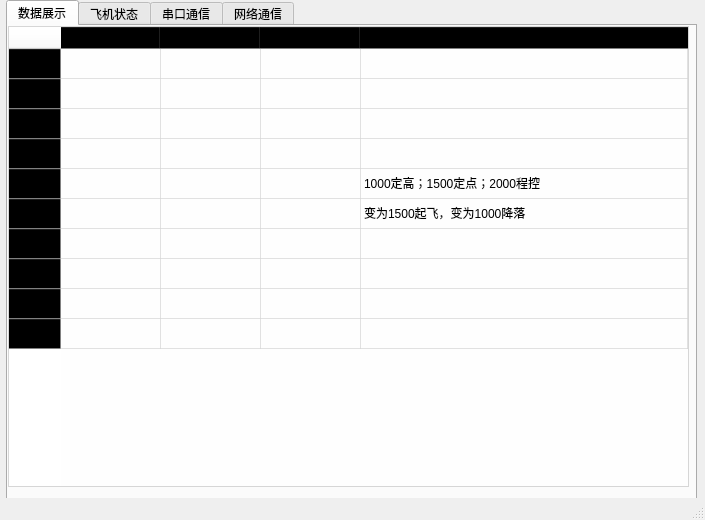
<?xml version="1.0" encoding="UTF-8"?>
<ui version="4.0">
 <class>Upper_Computer_MainWindow</class>
 <widget class="QMainWindow" name="Upper_Computer_MainWindow">
  <property name="geometry">
   <rect>
    <x>0</x>
    <y>0</y>
    <width>705</width>
    <height>520</height>
   </rect>
  </property>
  <property name="windowTitle">
   <string>Take off!——调试工具</string>
  </property>
  <property name="windowIcon">
   <iconset theme="无人机调试工具">
    <normaloff>assets/pictures/起飞.png</normaloff>assets/pictures/起飞.png</iconset>
  </property>
  <widget class="QWidget" name="centralwidget">
   <widget class="QTabWidget" name="tabWidget">
    <property name="geometry">
     <rect>
      <x>6</x>
      <y>0</y>
      <width>691</width>
      <height>501</height>
     </rect>
    </property>
    <property name="autoFillBackground">
     <bool>false</bool>
    </property>
    <property name="styleSheet">
     <string notr="true">QTabWidget :: pane{
    border: none;
	background: transparent;    
}
QTabWdget{
	background-color:transparent;
}
</string>
    </property>
    <property name="currentIndex">
     <number>0</number>
    </property>
    <widget class="QWidget" name="data_display_tab">
     <attribute name="title">
      <string>数据展示</string>
     </attribute>
     <widget class="QTableWidget" name="variable_display_tableWidget">
      <property name="geometry">
       <rect>
        <x>0</x>
        <y>0</y>
        <width>681</width>
        <height>461</height>
       </rect>
      </property>
      <property name="styleSheet">
       <string notr="true">background-color:rgba(255, 255, 255, 180)</string>
      </property>
      <property name="editTriggers">
       <set>QAbstractItemView::DoubleClicked</set>
      </property>
      <property name="showGrid">
       <bool>true</bool>
      </property>
      <attribute name="horizontalHeaderCascadingSectionResizes">
       <bool>true</bool>
      </attribute>
      <attribute name="horizontalHeaderStretchLastSection">
       <bool>true</bool>
      </attribute>
      <row>
       <property name="text">
        <string>前进距离</string>
       </property>
      </row>
      <row>
       <property name="text">
        <string>前进速度</string>
       </property>
      </row>
      <row>
       <property name="text">
        <string>前进角度</string>
       </property>
      </row>
      <row>
       <property name="text">
        <string>斜率列表</string>
       </property>
      </row>
      <row>
       <property name="text">
        <string>AUX1</string>
       </property>
      </row>
      <row>
       <property name="text">
        <string>AUX2</string>
       </property>
      </row>
      <row>
       <property name="text">
        <string>AUX3</string>
       </property>
      </row>
      <row>
       <property name="text">
        <string>AUX4</string>
       </property>
      </row>
      <row>
       <property name="text">
        <string>AUX5</string>
       </property>
      </row>
      <row>
       <property name="text">
        <string>AUX6</string>
       </property>
      </row>
      <column>
       <property name="text">
        <string>是否接收</string>
       </property>
      </column>
      <column>
       <property name="text">
        <string>变量名称</string>
       </property>
      </column>
      <column>
       <property name="text">
        <string>变量数值</string>
       </property>
      </column>
      <column>
       <property name="text">
        <string>变量备注</string>
       </property>
      </column>
      <item row="0" column="3">
       <property name="text">
        <string/>
       </property>
      </item>
      <item row="4" column="3">
       <property name="text">
        <string>1000定高；1500定点；2000程控</string>
       </property>
      </item>
      <item row="5" column="3">
       <property name="text">
        <string>变为1500起飞，变为1000降落</string>
       </property>
      </item>
     </widget>
     <widget class="QLabel" name="label">
      <property name="geometry">
       <rect>
        <x>90</x>
        <y>70</y>
        <width>501</width>
        <height>311</height>
       </rect>
      </property>
      <property name="autoFillBackground">
       <bool>false</bool>
      </property>
      <property name="text">
       <string/>
      </property>
      <property name="pixmap">
       <pixmap>assets/pictures/无人机背景.png</pixmap>
      </property>
      <property name="scaledContents">
       <bool>true</bool>
      </property>
     </widget>
     <zorder>label</zorder>
     <zorder>variable_display_tableWidget</zorder>
    </widget>
    <widget class="QWidget" name="drone_status_tab">
     <attribute name="title">
      <string>飞机状态</string>
     </attribute>
     <widget class="QGraphicsView" name="drone_status_graphicsView">
      <property name="geometry">
       <rect>
        <x>10</x>
        <y>10</y>
        <width>441</width>
        <height>381</height>
       </rect>
      </property>
     </widget>
     <widget class="QTableWidget" name="fixed_parameter_tableWidget">
      <property name="geometry">
       <rect>
        <x>460</x>
        <y>10</y>
        <width>211</width>
        <height>381</height>
       </rect>
      </property>
      <property name="editTriggers">
       <set>QAbstractItemView::NoEditTriggers</set>
      </property>
      <row>
       <property name="text">
        <string>飞行模式</string>
       </property>
      </row>
      <row>
       <property name="text">
        <string>ROL</string>
       </property>
      </row>
      <row>
       <property name="text">
        <string>PIT</string>
       </property>
      </row>
      <row>
       <property name="text">
        <string>YAW</string>
       </property>
      </row>
      <row>
       <property name="text">
        <string>X方向位移</string>
       </property>
      </row>
      <row>
       <property name="text">
        <string>Y方向位移</string>
       </property>
      </row>
      <row>
       <property name="text">
        <string>Z方向位移</string>
       </property>
      </row>
      <row>
       <property name="text">
        <string>X方向速度</string>
       </property>
      </row>
      <row>
       <property name="text">
        <string>Y方向速度</string>
       </property>
      </row>
      <row>
       <property name="text">
        <string>Z方向速度</string>
       </property>
      </row>
      <row>
       <property name="text">
        <string>X方向加速度</string>
       </property>
      </row>
      <row>
       <property name="text">
        <string>Y方向加速度</string>
       </property>
      </row>
      <row>
       <property name="text">
        <string>Z方向加速度</string>
       </property>
      </row>
      <column>
       <property name="text">
        <string>参数数值</string>
       </property>
      </column>
     </widget>
     <widget class="QComboBox" name="instant_command_comboBox">
      <property name="geometry">
       <rect>
        <x>70</x>
        <y>400</y>
        <width>301</width>
        <height>22</height>
       </rect>
      </property>
      <item>
       <property name="text">
        <string>切换飞行模式</string>
       </property>
      </item>
      <item>
       <property name="text">
        <string>锁浆</string>
       </property>
      </item>
      <item>
       <property name="text">
        <string>解锁</string>
       </property>
      </item>
      <item>
       <property name="text">
        <string>起飞</string>
       </property>
      </item>
      <item>
       <property name="text">
        <string>降落</string>
       </property>
      </item>
      <item>
       <property name="text">
        <string>悬浮</string>
       </property>
      </item>
      <item>
       <property name="text">
        <string>向前飞行</string>
       </property>
      </item>
      <item>
       <property name="text">
        <string>向后飞行</string>
       </property>
      </item>
      <item>
       <property name="text">
        <string>向左飞行</string>
       </property>
      </item>
      <item>
       <property name="text">
        <string>向右飞行</string>
       </property>
      </item>
      <item>
       <property name="text">
        <string>向上飞行</string>
       </property>
      </item>
      <item>
       <property name="text">
        <string>向下飞行</string>
       </property>
      </item>
     </widget>
     <widget class="QLabel" name="label_2">
      <property name="geometry">
       <rect>
        <x>10</x>
        <y>400</y>
        <width>55</width>
        <height>22</height>
       </rect>
      </property>
      <property name="text">
       <string>即时命令：</string>
      </property>
     </widget>
     <widget class="QLineEdit" name="first_parameter_lineEdit">
      <property name="enabled">
       <bool>false</bool>
      </property>
      <property name="geometry">
       <rect>
        <x>380</x>
        <y>400</y>
        <width>71</width>
        <height>22</height>
       </rect>
      </property>
     </widget>
     <widget class="QLineEdit" name="second_parameter_lineEdit_2">
      <property name="enabled">
       <bool>false</bool>
      </property>
      <property name="geometry">
       <rect>
        <x>460</x>
        <y>400</y>
        <width>71</width>
        <height>22</height>
       </rect>
      </property>
     </widget>
     <widget class="QLineEdit" name="third_parameter_lineEdit_3">
      <property name="enabled">
       <bool>false</bool>
      </property>
      <property name="geometry">
       <rect>
        <x>540</x>
        <y>400</y>
        <width>71</width>
        <height>22</height>
       </rect>
      </property>
     </widget>
     <widget class="QPushButton" name="send_instant_command_pushButton_16">
      <property name="geometry">
       <rect>
        <x>70</x>
        <y>430</y>
        <width>121</width>
        <height>41</height>
       </rect>
      </property>
      <property name="text">
       <string>发送指令</string>
      </property>
      <property name="icon">
       <iconset>
        <normaloff>assets/pictures/命令下发.png</normaloff>assets/pictures/命令下发.png</iconset>
      </property>
      <property name="iconSize">
       <size>
        <width>32</width>
        <height>32</height>
       </size>
      </property>
     </widget>
     <widget class="QComboBox" name="one_parameter_comboBox_2">
      <property name="enabled">
       <bool>false</bool>
      </property>
      <property name="geometry">
       <rect>
        <x>380</x>
        <y>400</y>
        <width>71</width>
        <height>22</height>
       </rect>
      </property>
     </widget>
    </widget>
    <widget class="QWidget" name="serial_communication_tab">
     <attribute name="title">
      <string>串口通信</string>
     </attribute>
     <widget class="QWidget" name="layoutWidget">
      <property name="geometry">
       <rect>
        <x>10</x>
        <y>10</y>
        <width>661</width>
        <height>461</height>
       </rect>
      </property>
      <layout class="QHBoxLayout" name="horizontalLayout_2" stretch="20,1,90">
       <item>
        <layout class="QVBoxLayout" name="verticalLayout" stretch="20,3,20,5,5,18">
         <property name="sizeConstraint">
          <enum>QLayout::SetDefaultConstraint</enum>
         </property>
         <item>
          <spacer name="verticalSpacer_4">
           <property name="orientation">
            <enum>Qt::Vertical</enum>
           </property>
           <property name="sizeHint" stdset="0">
            <size>
             <width>20</width>
             <height>40</height>
            </size>
           </property>
          </spacer>
         </item>
         <item>
          <widget class="QCheckBox" name="serial_display_checkBox">
           <property name="sizePolicy">
            <sizepolicy hsizetype="Minimum" vsizetype="Maximum">
             <horstretch>0</horstretch>
             <verstretch>0</verstretch>
            </sizepolicy>
           </property>
           <property name="text">
            <string>显示接收内容</string>
           </property>
          </widget>
         </item>
         <item>
          <spacer name="verticalSpacer_2">
           <property name="orientation">
            <enum>Qt::Vertical</enum>
           </property>
           <property name="sizeHint" stdset="0">
            <size>
             <width>20</width>
             <height>40</height>
            </size>
           </property>
          </spacer>
         </item>
         <item>
          <widget class="QPushButton" name="serial_save_pushButton_2">
           <property name="sizePolicy">
            <sizepolicy hsizetype="Minimum" vsizetype="Preferred">
             <horstretch>0</horstretch>
             <verstretch>0</verstretch>
            </sizepolicy>
           </property>
           <property name="text">
            <string>保存记录</string>
           </property>
           <property name="icon">
            <iconset>
             <normaloff>assets/pictures/保存.png</normaloff>assets/pictures/保存.png</iconset>
           </property>
          </widget>
         </item>
         <item>
          <widget class="QPushButton" name="serial_clear_pushButton_3">
           <property name="sizePolicy">
            <sizepolicy hsizetype="Minimum" vsizetype="Preferred">
             <horstretch>0</horstretch>
             <verstretch>0</verstretch>
            </sizepolicy>
           </property>
           <property name="text">
            <string>清除记录</string>
           </property>
           <property name="icon">
            <iconset>
             <normaloff>assets/pictures/清除数据库.png</normaloff>assets/pictures/清除数据库.png</iconset>
           </property>
          </widget>
         </item>
         <item>
          <spacer name="verticalSpacer_3">
           <property name="orientation">
            <enum>Qt::Vertical</enum>
           </property>
           <property name="sizeHint" stdset="0">
            <size>
             <width>20</width>
             <height>40</height>
            </size>
           </property>
          </spacer>
         </item>
        </layout>
       </item>
       <item>
        <spacer name="horizontalSpacer">
         <property name="orientation">
          <enum>Qt::Horizontal</enum>
         </property>
         <property name="sizeHint" stdset="0">
          <size>
           <width>40</width>
           <height>20</height>
          </size>
         </property>
        </spacer>
       </item>
       <item>
        <layout class="QVBoxLayout" name="verticalLayout_2" stretch="35,1,9">
         <item>
          <widget class="QPlainTextEdit" name="serial_all_plainTextEdit"/>
         </item>
         <item>
          <spacer name="verticalSpacer">
           <property name="orientation">
            <enum>Qt::Vertical</enum>
           </property>
           <property name="sizeHint" stdset="0">
            <size>
             <width>20</width>
             <height>40</height>
            </size>
           </property>
          </spacer>
         </item>
         <item>
          <layout class="QHBoxLayout" name="horizontalLayout">
           <item>
            <widget class="QPlainTextEdit" name="serial_send_plainTextEdit_3"/>
           </item>
           <item>
            <widget class="QPushButton" name="serial_send_pushButton">
             <property name="sizePolicy">
              <sizepolicy hsizetype="Minimum" vsizetype="Minimum">
               <horstretch>0</horstretch>
               <verstretch>0</verstretch>
              </sizepolicy>
             </property>
             <property name="text">
              <string/>
             </property>
             <property name="icon">
              <iconset>
               <normaloff>assets/pictures/send.png</normaloff>assets/pictures/send.png</iconset>
             </property>
             <property name="iconSize">
              <size>
               <width>64</width>
               <height>64</height>
              </size>
             </property>
            </widget>
           </item>
          </layout>
         </item>
        </layout>
       </item>
      </layout>
     </widget>
    </widget>
    <widget class="QWidget" name="socket_communication_tab_3">
     <attribute name="title">
      <string>网络通信</string>
     </attribute>
     <widget class="QWidget" name="layoutWidget">
      <property name="geometry">
       <rect>
        <x>10</x>
        <y>10</y>
        <width>661</width>
        <height>461</height>
       </rect>
      </property>
      <layout class="QHBoxLayout" name="horizontalLayout_9" stretch="20,1,90">
       <item>
        <layout class="QVBoxLayout" name="verticalLayout_9" stretch="20,3,20,5,5,18">
         <property name="sizeConstraint">
          <enum>QLayout::SetDefaultConstraint</enum>
         </property>
         <item>
          <spacer name="verticalSpacer_18">
           <property name="orientation">
            <enum>Qt::Vertical</enum>
           </property>
           <property name="sizeHint" stdset="0">
            <size>
             <width>20</width>
             <height>40</height>
            </size>
           </property>
          </spacer>
         </item>
         <item>
          <widget class="QCheckBox" name="socket_display_checkBox_5">
           <property name="sizePolicy">
            <sizepolicy hsizetype="Minimum" vsizetype="Maximum">
             <horstretch>0</horstretch>
             <verstretch>0</verstretch>
            </sizepolicy>
           </property>
           <property name="text">
            <string>显示接收内容</string>
           </property>
          </widget>
         </item>
         <item>
          <spacer name="verticalSpacer_19">
           <property name="orientation">
            <enum>Qt::Vertical</enum>
           </property>
           <property name="sizeHint" stdset="0">
            <size>
             <width>20</width>
             <height>40</height>
            </size>
           </property>
          </spacer>
         </item>
         <item>
          <widget class="QPushButton" name="socket_save_pushButton_13">
           <property name="sizePolicy">
            <sizepolicy hsizetype="Minimum" vsizetype="Preferred">
             <horstretch>0</horstretch>
             <verstretch>0</verstretch>
            </sizepolicy>
           </property>
           <property name="text">
            <string>保存记录</string>
           </property>
           <property name="icon">
            <iconset>
             <normaloff>assets/pictures/保存.png</normaloff>assets/pictures/保存.png</iconset>
           </property>
          </widget>
         </item>
         <item>
          <widget class="QPushButton" name="socket_clear_pushButton_14">
           <property name="sizePolicy">
            <sizepolicy hsizetype="Minimum" vsizetype="Preferred">
             <horstretch>0</horstretch>
             <verstretch>0</verstretch>
            </sizepolicy>
           </property>
           <property name="text">
            <string>清除记录</string>
           </property>
           <property name="icon">
            <iconset>
             <normaloff>assets/pictures/清除数据库.png</normaloff>assets/pictures/清除数据库.png</iconset>
           </property>
          </widget>
         </item>
         <item>
          <spacer name="verticalSpacer_20">
           <property name="orientation">
            <enum>Qt::Vertical</enum>
           </property>
           <property name="sizeHint" stdset="0">
            <size>
             <width>20</width>
             <height>40</height>
            </size>
           </property>
          </spacer>
         </item>
        </layout>
       </item>
       <item>
        <spacer name="horizontalSpacer_5">
         <property name="orientation">
          <enum>Qt::Horizontal</enum>
         </property>
         <property name="sizeHint" stdset="0">
          <size>
           <width>40</width>
           <height>20</height>
          </size>
         </property>
        </spacer>
       </item>
       <item>
        <layout class="QVBoxLayout" name="verticalLayout_10" stretch="35,1,9">
         <item>
          <widget class="QPlainTextEdit" name="socket_all_plainTextEdit_9"/>
         </item>
         <item>
          <spacer name="verticalSpacer_21">
           <property name="orientation">
            <enum>Qt::Vertical</enum>
           </property>
           <property name="sizeHint" stdset="0">
            <size>
             <width>20</width>
             <height>40</height>
            </size>
           </property>
          </spacer>
         </item>
         <item>
          <layout class="QHBoxLayout" name="horizontalLayout_10">
           <item>
            <widget class="QPlainTextEdit" name="socket_send_plainTextEdit_10"/>
           </item>
           <item>
            <widget class="QPushButton" name="socket_send_pushButton_15">
             <property name="sizePolicy">
              <sizepolicy hsizetype="Minimum" vsizetype="Minimum">
               <horstretch>0</horstretch>
               <verstretch>0</verstretch>
              </sizepolicy>
             </property>
             <property name="text">
              <string/>
             </property>
             <property name="icon">
              <iconset>
               <normaloff>assets/pictures/send.png</normaloff>assets/pictures/send.png</iconset>
             </property>
             <property name="iconSize">
              <size>
               <width>64</width>
               <height>64</height>
              </size>
             </property>
            </widget>
           </item>
          </layout>
         </item>
        </layout>
       </item>
      </layout>
     </widget>
    </widget>
   </widget>
  </widget>
  <widget class="QStatusBar" name="statusbar"/>
 </widget>
 <resources/>
 <connections/>
</ui>
